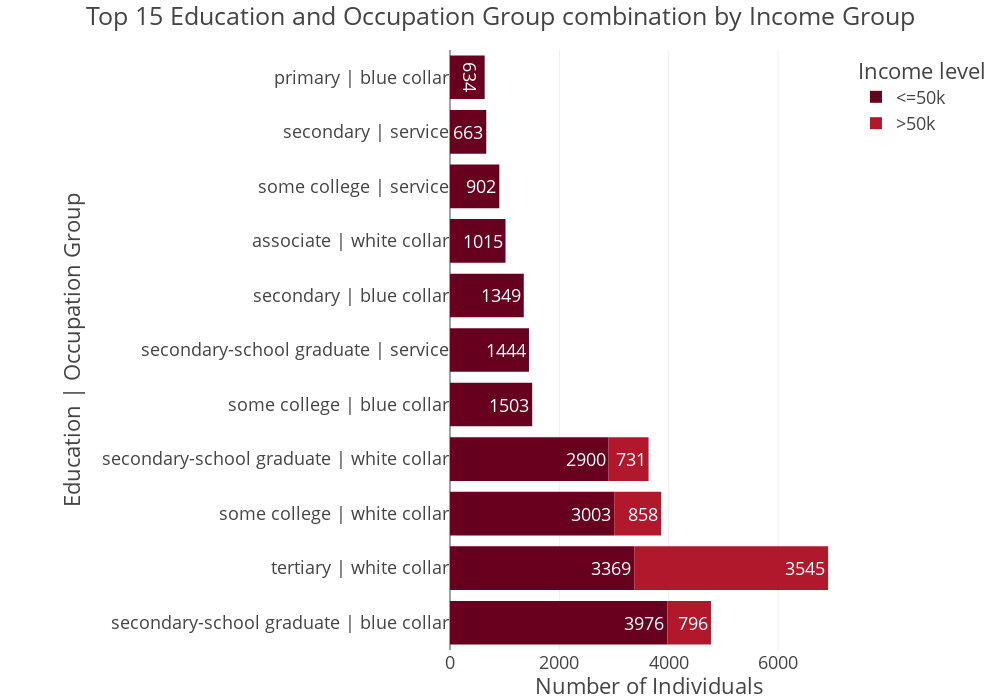

Notebook code cell kept with this figure:
### Code cell
num = 15
adult_df_combos = adult_df_income_edu_occ.head(num)
fig = px.bar(
    adult_df_combos,
    x="total",     
    y="edu_occ",
    color="income",
    orientation="h",
    title="Top 15 Education and Occupation Group combination by Income Group",
    #barmode="group",
    height=700,
    width=1000,
    color_discrete_sequence=px.colors.sequential.RdBu,
    text = "total"
)

fig.update_traces(textposition= "inside")

fig.update_layout(
    template="presentation",
    xaxis_title="Number of Individuals",
    yaxis_title="Education | Occupation Group",
    legend_title = dict(text='Income level'),
    margin=dict(l=450,r=50,t=50 ,b=50),
    paper_bgcolor = "rgba(0, 0, 0, 0)",
    plot_bgcolor = "rgba(0, 0, 0, 0)"
)

fig.show()
fig.write_image(os.path.join(result_dir, 'Income_distribution_by_eduandocc.jpg'))
fig.write_image(os.path.join(result_dir, 'Income_distribution_by_eduandocc.png'))
fig.write_html(os.path.join(result_dir, 'Income_distribution_by_eduandocc.html'))

### Figure 1 — Plotly figure (JSON) as saved in the notebook; plotly's stock layout.template omitted (floating-point values rounded to 4 significant figures)
{"data": [{"hovertemplate": "income=<=50k<br>total=%{text}<br>edu_occ=%{y}<extra></extra>", "legendgroup": "<=50k", "marker": {"color": "rgb(103,0,31)", "pattern": {"shape": ""}}, "name": "<=50k", "orientation": "h", "showlegend": true, "text": [3976.0, 3369.0, 3003.0, 2900.0, 1503.0, 1444.0, 1349.0, 1015.0, 902.0, 663.0, 634.0], "textposition": "inside", "type": "bar", "x": [3976, 3369, 3003, 2900, 1503, 1444, 1349, 1015, 902, 663, 634], "xaxis": "x", "y": ["secondary-school graduate | blue collar", "tertiary | white collar", "some college | white collar", "secondary-school graduate | white collar", "some college | blue collar", "secondary-school graduate | service", "secondary | blue collar", "associate | white collar", "some college | service", "secondary | service", "primary | blue collar"], "yaxis": "y"}, {"hovertemplate": "income=>50k<br>total=%{text}<br>edu_occ=%{y}<extra></extra>", "legendgroup": ">50k", "marker": {"color": "rgb(178,24,43)", "pattern": {"shape": ""}}, "name": ">50k", "orientation": "h", "showlegend": true, "text": [3545.0, 858.0, 796.0, 731.0], "textposition": "inside", "type": "bar", "x": [3545, 858, 796, 731], "xaxis": "x", "y": ["tertiary | white collar", "some college | white collar", "secondary-school graduate | blue collar", "secondary-school graduate | white collar"], "yaxis": "y"}], "layout": {"barmode": "relative", "height": 700, "legend": {"title": {"text": "Income level"}, "tracegroupgap": 0}, "margin": {"b": 50, "l": 450, "r": 50, "t": 50}, "paper_bgcolor": "rgba(0, 0, 0, 0)", "plot_bgcolor": "rgba(0, 0, 0, 0)", "title": {"text": "Top 15 Education and Occupation Group combination by Income Group"}, "width": 1000, "xaxis": {"anchor": "y", "autorange": true, "domain": [0, 1], "range": [0, 7278.0], "title": {"text": "Number of Individuals"}, "type": "linear"}, "yaxis": {"anchor": "x", "autorange": true, "domain": [0, 1], "range": [-0.5, 10.5], "title": {"text": "Education | Occupation Group"}, "type": "category"}}}
